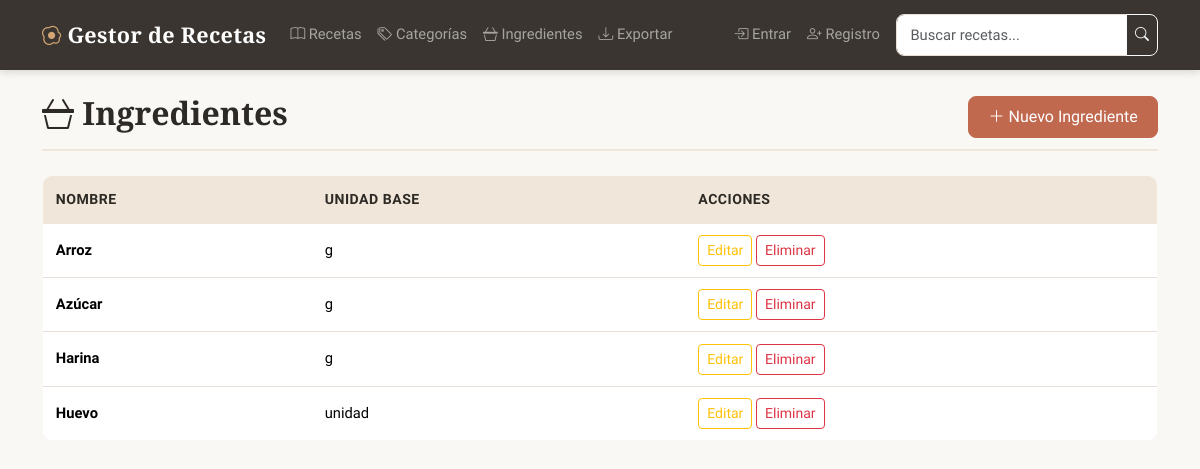
The page /ingredientes/ on the database as committed earlier.
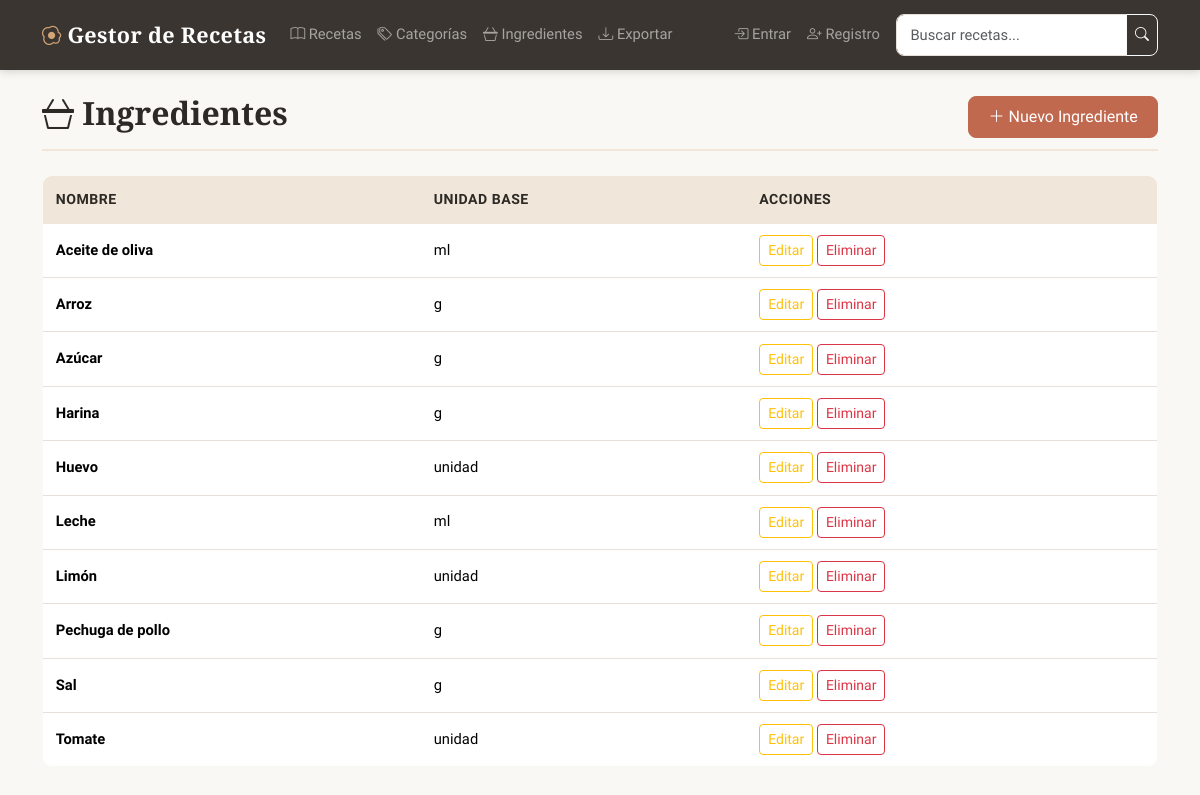
The same page on the database as committed later.
### proyecto/models.py (models this page shows, shortened)
class Ingrediente(models.Model):
    id_ingrediente = models.AutoField(primary_key=True)
    nombre = models.CharField(max_length=100, unique=True)
    unidad_base = models.CharField(max_length=50)
    objects = models.Manager()
    df = DataFrameManager()
    class Meta:
        db_table = "ingredientes"
        ordering = ["nombre"]

### proyecto/views.py (the view)
# urls.py: path('ingredientes/', views.IngredienteListView.as_view(), name='ingrediente_lista'),
class IngredienteListView(ListView):
    model = Ingrediente
    template_name = "proyecto/ingrediente_lista.html"
    context_object_name = "ingredientes"

### proyecto/templates/proyecto/ingrediente_lista.html (shortened to what this page needs)
{% extends "proyecto/base.html" %}
{% block contenido %}
<div class="seccion-titulo">
    <h1><i class="bi bi-basket3"></i> Ingredientes</h1>
    <a href="{% url 'ingrediente_crear' %}" class="btn btn-primario">
        <i class="bi bi-plus-lg"></i> Nuevo Ingrediente
    </a>
</div>
{% if ingredientes %}
<div class="table-responsive">
    <table class="table tabla-crud">
        <thead>
            <tr>
                <th>Nombre</th>
                <th>Unidad base</th>
                <th>Acciones</th>
            </tr>
        </thead>
        <tbody>
            {% for ingrediente in ingredientes %}
            <tr>
                <td><strong>{{ ingrediente.nombre }}</strong></td>
                <td>{{ ingrediente.unidad_base }}</td>
                <td>
                    <a href="{% url 'ingrediente_editar' ingrediente.pk %}" class="btn btn-sm btn-outline-warning">Editar</a>
                    <a href="{% url 'ingrediente_eliminar' ingrediente.pk %}" class="btn btn-sm btn-outline-danger">Eliminar</a>
                </td>
            </tr>
            {% endfor %}
        </tbody>
    </table>
</div>
{% else %}
<div class="empty-state">
    <i class="bi bi-basket3"></i>
    <p>No hay ingredientes registrados.</p>
</div>
{% endif %}
{% endblock %}

Rows that differ between the two databases and show on the page:
added Ingrediente: nombre "Aceite de oliva", unidad_base "ml"
added Ingrediente: nombre "Leche", unidad_base "ml"
added Ingrediente: nombre "Limón", unidad_base "unidad"
added Ingrediente: nombre "Pechuga de pollo", unidad_base "g"
added Ingrediente: nombre "Sal", unidad_base "g"
added Ingrediente: nombre "Tomate", unidad_base "unidad"
